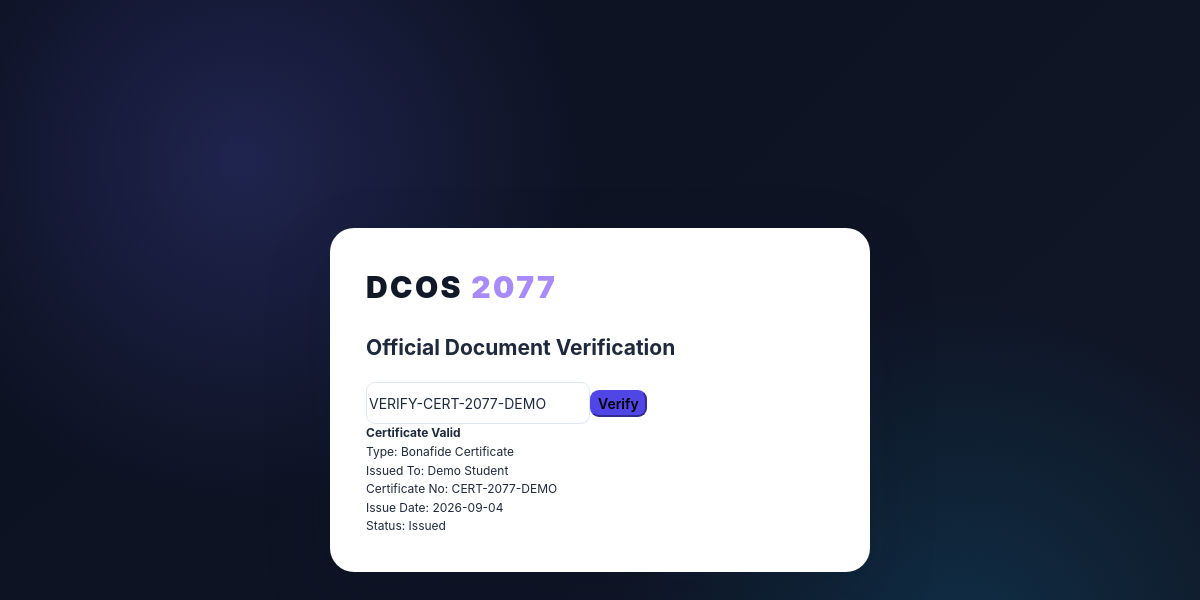
/public/verification.php?code=VERIFY-CERT-2077-DEMO (signed in), run on the app's committed database.
### tables this page shows
CREATE TABLE certificates(id INT AUTO_INCREMENT PRIMARY KEY,student_id INT,type VARCHAR(80),certificate_no VARCHAR(100) UNIQUE,issue_date DATE,status VARCHAR(30) DEFAULT 'Issued',issuer_user_id INT,file_path VARCHAR(255),created_at TIMESTAMP DEFAULT CURRENT_TIMESTAMP,FOREIGN KEY(student_id) REFERENCES students(id));

CREATE TABLE users(id INT AUTO_INCREMENT PRIMARY KEY,role_id INT NOT NULL,name VARCHAR(150) NOT NULL,email VARCHAR(190) UNIQUE NOT NULL,password_hash VARCHAR(255) NOT NULL,status ENUM('active','inactive','suspended') DEFAULT 'active',profile_photo VARCHAR(255),last_login_at DATETIME NULL,created_at TIMESTAMP DEFAULT CURRENT_TIMESTAMP,updated_at TIMESTAMP DEFAULT CURRENT_TIMESTAMP ON UPDATE CURRENT_TIMESTAMP,FOREIGN KEY(role_id) REFERENCES roles(id));

### helpers/security.php (called while the page is built, shortened)
<?php
function e($v){return htmlspecialchars((string)$v,ENT_QUOTES,'UTF-8');}

### config/database.php (called while the page is built)
<?php
function db(): PDO {
    static $pdo=null; if ($pdo) return $pdo;
    $host=getenv('CMS_DB_HOST') ?: '127.0.0.1'; $name=getenv('CMS_DB_NAME') ?: 'college_management';
    $user=getenv('CMS_DB_USER') ?: 'root'; $pass=getenv('CMS_DB_PASS') ?: '';
    $dsn="mysql:host={$host};dbname={$name};charset=utf8mb4";
    $pdo=new PDO($dsn,$user,$pass,[PDO::ATTR_ERRMODE=>PDO::ERRMODE_EXCEPTION,PDO::ATTR_DEFAULT_FETCH_MODE=>PDO::FETCH_ASSOC,PDO::ATTR_EMULATE_PREPARES=>false]);
    return $pdo;
}

### public/verification.php (the view)
<?php require_once __DIR__.'/../includes/bootstrap.php';$code=trim($_GET['code']??'');$cert=null;if($code){$q=db()->prepare('SELECT c.type,c.certificate_no,c.issue_date,c.status,u.name,v.id verification_id FROM certificates c JOIN students s ON s.id=c.student_id JOIN users u ON u.id=s.user_id JOIN certificate_verifications v ON v.certificate_id=c.id WHERE v.verification_code=? LIMIT 1');$q->execute([$code]);$cert=$q->fetch();if($cert){db()->prepare('UPDATE certificate_verifications SET verified_count=verified_count+1,last_verified_at=NOW() WHERE id=?')->execute([$cert['verification_id']]);}}
?><!doctype html><html><head><meta charset='utf-8'><meta name='viewport' content='width=device-width,initial-scale=1'><link rel='stylesheet' href='../assets/css/app.css'><title>Certificate Verification</title></head><body class='login-bg'><div class='login-card'><div class='brand big'>DCOS <span>2077</span></div><h2>Official Document Verification</h2><form><input class='form-control' name='code' value='<?=e($code)?>' placeholder='Verification code' required><button class='btn btn-primary mt-3 w-100'>Verify</button></form><?php if($code):?><div class='alert alert-<?=($cert&&$cert['status']==='Issued'?'success':'danger')?> mt-4'><?php if($cert):?><strong>Certificate Valid</strong><br>Type: <?=e($cert['type'])?><br>Issued To: <?=e($cert['name'])?><br>Certificate No: <?=e($cert['certificate_no'])?><br>Issue Date: <?=e($cert['issue_date'])?><br>Status: <?=e($cert['status'])?><?php else:?>No matching certificate found.<?php endif;?></div><?php endif;?></div></body></html>

### assets/css/app.css (style rules this page uses)
:root { --primary:#4f46e5;--primary2:#6366f1;--secondary:#0ea5e9;--success:#10b981;--warning:#f59e0b;--danger:#ef4444;--info:#06b6d4;--bg:#f8fafc;--panel:#fff;--ink:#1e293b;--muted:#64748b;--line:#e2e8f0;--dark:#0f172a;--sidebar:#0b1020;--sidebar2:#171d36;--radius:14px;--shadow:0 10px 30px rgba(15,23,42,.07);--shadow-lg:0 24px 70px rgba(15,23,42,.15) }
* { box-sizing:border-box }
html { scroll-behavior:smooth }
body { margin:0;background:var(--bg);color:var(--ink);font-family:Inter,ui-sans-serif,system-ui,-apple-system,BlinkMacSystemFont,"Segoe UI",Roboto,Arial,sans-serif;font-size:14px;line-height:1.55 }
button,input,select,textarea { font:inherit }
.brand { font-weight:900;letter-spacing:.08em;font-size:21px;margin:2px 8px 24px }
.brand span { color:#a78bfa }
.btn { border-radius:9px!important;font-weight:600!important }
.btn-primary { background:var(--primary)!important;border-color:var(--primary)!important }
.form-control,.form-select { border:1px solid var(--line)!important;border-radius:9px!important;background:var(--panel)!important;color:var(--ink)!important;min-height:42px }
.alert { border-radius:10px!important;font-size:12px }
.login-bg { min-height:100vh;display:grid;place-items:center;padding:24px;background:radial-gradient(circle at 20% 20%,rgba(99,102,241,.22),transparent 30%),radial-gradient(circle at 80% 80%,rgba(14,165,233,.16),transparent 30%),linear-gradient(135deg,#0b1020,#111827) }
.login-card { width:min(540px,94vw);background:#fff;border-radius:24px;padding:36px;box-shadow:var(--shadow-lg) }
.login-card .brand { color:#111827;margin:0 0 22px }
.brand.big { font-size:30px }
.brand { margin:0;font-size:20px;letter-spacing:.08em }

### data on the page
certificates: type "Bonafide Certificate", users.name "Demo Student", certificate_no "CERT-2077-DEMO", issue_date "2026-09-04", status "Issued"
